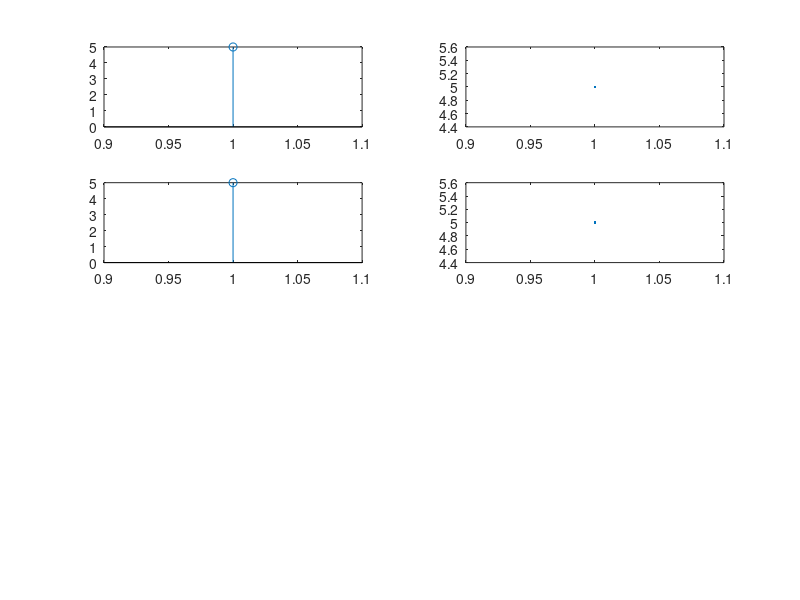

MATLAB code to generate this figure: (Note: this script raises an error after producing the figure.)
clc;
clear all;
close all;

x1=input('enter the sequence :');
%n1=input('enter the time range :');

x2=input('enter the sequence :');
%n2=input('enter the time range :');

subplot(421);
stem(x1);
subplot(422)
plot(x1);

subplot(423);
stem(x2);
subplot(424)
plot(x2);

[y]=convoper(x1,x2);
subplot(425);
stem(y);
subplot(426)
plot(y);

[y1]=corroper(x1,x2);
subplot(427)
stem(y1);
subplot(428)
plot(y1);